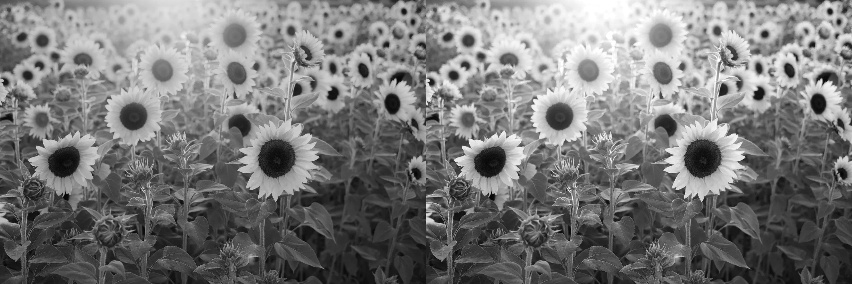

Source code (Python):
import os
import sys
filepath = os.path.abspath(__file__)
nam = filepath.split(os.sep)[-1]
filepath = filepath.replace(nam, "")
sys.path.append(filepath)

import cv2
import numpy as np
from matplotlib import pyplot as plt

def gamma_image():
    pth = os.path.join(filepath, r'..\shift\sunoray.png')
    img = cv2.imread(pth, 0)
    h, w, = img.shape
    img = cv2.resize(img, (w//3, h//3))
    r = 1.03
    nim = np.power(img, r)
    nim[nim > 255] = 255
    img = np.concatenate([img, nim], axis = 1)
    cv2.imwrite(os.path.join(filepath, r'gamma.jpg'), img)

if __name__ == "__main__":
    gamma_image()
